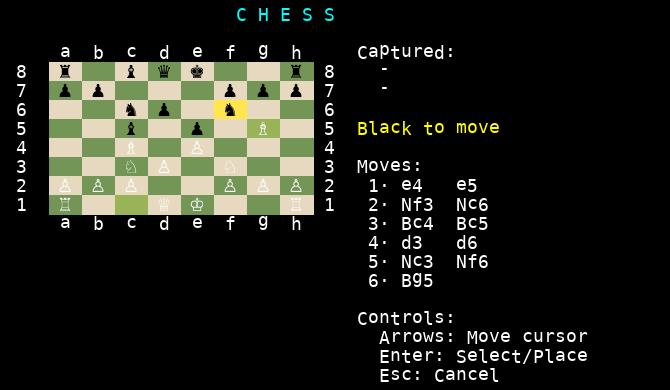

This figure's Python source:
#!/usr/bin/env python3
"""Generate screenshot.png by faithfully reproducing the curses renderer output.

Builds the exact same text buffer the renderer produces and draws it
character-by-character in a monospace font on a black background.
"""

import os
import sys

sys.path.insert(0, os.path.dirname(__file__))

from PIL import Image, ImageDraw, ImageFont
from pieces import Color, Piece, PieceType

# --- Renderer constants (must match renderer.py exactly) ---
BOARD_TOP = 2
BOARD_LEFT = 4
CELL_WIDTH = 3
CELL_HEIGHT = 1
PANEL_LEFT = BOARD_LEFT + CELL_WIDTH * 8 + 4  # 32

# Terminal dimensions to simulate
TERM_COLS = 60
TERM_ROWS = 20

# Character cell size in pixels
CHAR_W = 10
CHAR_H = 20

# Colors (RGB) - matching curses color definitions
# 256-color mode custom colors from renderer.py (scaled from 0-1000 to 0-255)
BG = (0, 0, 0)  # Terminal background
LIGHT_SQ_BG = (230, 217, 191)     # init_color(16, 900,850,750)
DARK_SQ_BG = (115, 150, 87)       # init_color(17, 450,590,340)
CURSOR_BG = (255, 230, 77)        # init_color(18, 1000,900,300)
LAST_LIGHT_BG = (230, 230, 153)   # init_color(21, 900,900,600)
LAST_DARK_BG = (153, 179, 89)     # init_color(22, 600,700,350)

WHITE_FG = (255, 255, 255)
BLACK_FG = (0, 0, 0)
CYAN_FG = (0, 255, 255)
YELLOW_FG = (255, 255, 0)
BORDER_FG = (255, 255, 255)


def get_font(size):
    """Load a monospace font."""
    paths = [
        "/usr/share/fonts/truetype/dejavu/DejaVuSansMono.ttf",
        "/usr/share/fonts/truetype/liberation/LiberationMono-Regular.ttf",
        "/usr/share/fonts/truetype/freefont/FreeMono.ttf",
    ]
    for p in paths:
        if os.path.exists(p):
            return ImageFont.truetype(p, size)
    return ImageFont.load_default()


def get_piece_font(size):
    """Load a font with chess Unicode support (needs a proportional font)."""
    paths = [
        "/usr/share/fonts/truetype/dejavu/DejaVuSans.ttf",
        "/usr/share/fonts/truetype/noto/NotoSans-Regular.ttf",
        "/usr/share/fonts/truetype/freefont/FreeSans.ttf",
    ]
    for p in paths:
        if os.path.exists(p):
            return ImageFont.truetype(p, size)
    return ImageFont.load_default()


def setup_board():
    """Set up an Italian Game position (same as before)."""
    from board import Board
    board = Board()
    for r in range(8):
        for c in range(8):
            board.grid[r][c] = None

    # White
    board.set_piece(7, 0, Piece(Color.WHITE, PieceType.ROOK))
    board.set_piece(7, 4, Piece(Color.WHITE, PieceType.KING))
    board.set_piece(7, 7, Piece(Color.WHITE, PieceType.ROOK))
    board.set_piece(7, 3, Piece(Color.WHITE, PieceType.QUEEN))
    board.set_piece(5, 5, Piece(Color.WHITE, PieceType.KNIGHT))
    board.set_piece(5, 2, Piece(Color.WHITE, PieceType.KNIGHT))
    board.set_piece(4, 2, Piece(Color.WHITE, PieceType.BISHOP))
    board.set_piece(3, 6, Piece(Color.WHITE, PieceType.BISHOP))
    board.set_piece(6, 0, Piece(Color.WHITE, PieceType.PAWN))
    board.set_piece(6, 1, Piece(Color.WHITE, PieceType.PAWN))
    board.set_piece(6, 2, Piece(Color.WHITE, PieceType.PAWN))
    board.set_piece(5, 3, Piece(Color.WHITE, PieceType.PAWN))
    board.set_piece(4, 4, Piece(Color.WHITE, PieceType.PAWN))
    board.set_piece(6, 5, Piece(Color.WHITE, PieceType.PAWN))
    board.set_piece(6, 6, Piece(Color.WHITE, PieceType.PAWN))
    board.set_piece(6, 7, Piece(Color.WHITE, PieceType.PAWN))

    # Black
    board.set_piece(0, 0, Piece(Color.BLACK, PieceType.ROOK))
    board.set_piece(0, 4, Piece(Color.BLACK, PieceType.KING))
    board.set_piece(0, 7, Piece(Color.BLACK, PieceType.ROOK))
    board.set_piece(0, 3, Piece(Color.BLACK, PieceType.QUEEN))
    board.set_piece(2, 2, Piece(Color.BLACK, PieceType.KNIGHT))
    board.set_piece(2, 5, Piece(Color.BLACK, PieceType.KNIGHT))
    board.set_piece(3, 2, Piece(Color.BLACK, PieceType.BISHOP))
    board.set_piece(0, 2, Piece(Color.BLACK, PieceType.BISHOP))
    board.set_piece(1, 0, Piece(Color.BLACK, PieceType.PAWN))
    board.set_piece(1, 1, Piece(Color.BLACK, PieceType.PAWN))
    board.set_piece(2, 3, Piece(Color.BLACK, PieceType.PAWN))
    board.set_piece(3, 4, Piece(Color.BLACK, PieceType.PAWN))
    board.set_piece(1, 5, Piece(Color.BLACK, PieceType.PAWN))
    board.set_piece(1, 6, Piece(Color.BLACK, PieceType.PAWN))
    board.set_piece(1, 7, Piece(Color.BLACK, PieceType.PAWN))

    return board


def build_screen_buffer(board):
    """Build the exact text buffer and color map the renderer produces.

    Returns a list of rows, where each row is a list of (char, fg_color, bg_color).
    """
    # Initialize buffer with spaces on black background
    buf = [[((' ', BORDER_FG, BG)) for _ in range(TERM_COLS)] for _ in range(TERM_ROWS)]

    def put(row, col, text, fg, bg=BG):
        for i, ch in enumerate(text):
            c = col + i
            if 0 <= row < TERM_ROWS and 0 <= c < TERM_COLS:
                buf[row][c] = (ch, fg, bg)

    # Demo state
    cursor_pos = (2, 5)  # On the black knight at f6
    last_move_from = (7, 2)  # Bc1-g5 (approximate)
    last_move_to = (3, 6)
    last_move_squares = {last_move_from, last_move_to}

    # Title (row 0)
    title = " C H E S S "
    title_x = max(0, (min(TERM_COLS, PANEL_LEFT + 20) - len(title)) // 2)
    put(0, title_x, title, CYAN_FG)

    # File labels (row BOARD_TOP = 2)
    col_labels = "  a  b  c  d  e  f  g  h"
    put(BOARD_TOP, BOARD_LEFT - 1, col_labels, BORDER_FG)

    # Board rows
    for row in range(8):
        rank = str(8 - row)
        screen_y = BOARD_TOP + 1 + row

        # Rank label left
        put(screen_y, BOARD_LEFT - 3, rank, BORDER_FG)

        for col in range(8):
            piece = board.get_piece(row, col)
            is_light = (row + col) % 2 == 0
            sq = (row, col)

            # Determine background color
            if sq == cursor_pos:
                cell_bg = CURSOR_BG
                cell_fg = BLACK_FG
            elif sq in last_move_squares:
                cell_bg = LAST_LIGHT_BG if is_light else LAST_DARK_BG
                cell_fg = BLACK_FG
            else:
                cell_bg = LIGHT_SQ_BG if is_light else DARK_SQ_BG
                cell_fg = BLACK_FG

            # Override fg for pieces
            if piece:
                if sq == cursor_pos or sq in last_move_squares:
                    cell_fg = WHITE_FG if piece.color == Color.WHITE else BLACK_FG
                elif piece.color == Color.WHITE:
                    cell_fg = WHITE_FG
                else:
                    cell_fg = BLACK_FG

            # Build cell string (3 chars)
            if piece:
                symbol = piece.symbol()
                cell_str = f" {symbol} "
            else:
                cell_str = "   "

            screen_x = BOARD_LEFT + col * CELL_WIDTH
            for i, ch in enumerate(cell_str):
                cx = screen_x + i
                if 0 <= cx < TERM_COLS:
                    buf[screen_y][cx] = (ch, cell_fg, cell_bg)

        # Rank label right
        put(screen_y, BOARD_LEFT + 8 * CELL_WIDTH + 1, rank, BORDER_FG)

    # Bottom file labels
    put(BOARD_TOP + 1 + 8, BOARD_LEFT - 1, col_labels, BORDER_FG)

    # Side panel
    x = PANEL_LEFT
    y = BOARD_TOP

    put(y, x, "Captured:", BORDER_FG)
    y += 1
    put(y, x, "  -", BORDER_FG)
    y += 1
    put(y, x, "  -", BORDER_FG)
    y += 2

    put(y, x, "Black to move", YELLOW_FG)
    y += 2

    put(y, x, "Moves:", BORDER_FG)
    y += 1
    moves = [
        " 1. e4   e5",
        " 2. Nf3  Nc6",
        " 3. Bc4  Bc5",
        " 4. d3   d6",
        " 5. Nc3  Nf6",
        " 6. Bg5",
    ]
    for m in moves:
        put(y, x, m, BORDER_FG)
        y += 1

    # Controls
    y = max(y + 1, BOARD_TOP + 10)
    controls = [
        "Controls:",
        "  Arrows: Move cursor",
        "  Enter: Select/Place",
        "  Esc: Cancel",
        "  U: Undo  N: New",
        "  Q: Quit",
    ]
    for line in controls:
        if y < TERM_ROWS:
            put(y, x, line, BORDER_FG)
            y += 1

    return buf


def draw_screenshot():
    """Render the text buffer to an image, character by character."""
    from board import Board

    board = setup_board()
    buf = build_screen_buffer(board)

    mono_font = get_font(18)
    piece_font = get_piece_font(18)

    # Measure actual character size with the font
    test_bbox = mono_font.getbbox("M")
    char_w = test_bbox[2] - test_bbox[0]
    char_h = int((test_bbox[3] - test_bbox[1]) * 1.5)

    img_w = TERM_COLS * char_w + 10
    img_h = TERM_ROWS * char_h + 10
    img = Image.new('RGB', (img_w, img_h), BG)
    draw = ImageDraw.Draw(img)

    # Chess unicode range for piece detection
    chess_chars = set("♔♕♖♗♘♙♚♛♜♝♞♟")

    for row_i, row in enumerate(buf):
        for col_i, (ch, fg, cell_bg) in enumerate(row):
            px = 5 + col_i * char_w
            py = 5 + row_i * char_h

            # Draw background cell
            if cell_bg != BG:
                draw.rectangle([px, py, px + char_w, py + char_h], fill=cell_bg)

            # Draw character
            if ch != ' ':
                font = piece_font if ch in chess_chars else mono_font
                # Center the character in the cell
                bbox = font.getbbox(ch)
                cw = bbox[2] - bbox[0]
                ch_h = bbox[3] - bbox[1]
                cx = px + (char_w - cw) // 2
                cy = py + (char_h - ch_h) // 2 - bbox[1]
                draw.text((cx, cy), ch, fill=fg, font=font)

    output_path = os.path.join(os.path.dirname(__file__), 'screenshot.png')
    img.save(output_path)
    print(f"Screenshot saved to {output_path}")


if __name__ == '__main__':
    draw_screenshot()
